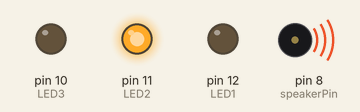
Simulated run of this sketch. Board: Arduino Uno, built with avr-gcc and run on an emulated ATmega328P. Shown: output pins drawn as LEDs (lit = HIGH), buzzer (waves = sounding). Random numbers use the default seed unless the sketch sets one.

Above: at 1.02 s.
At 2.9 s:
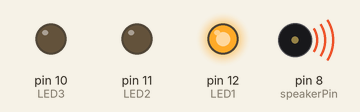
At 4.41 s:
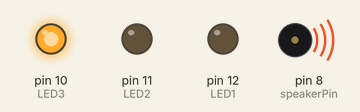
At 6.0 s:
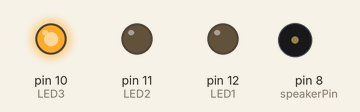
At 6.27 s:
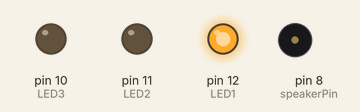
At 7.2 s:
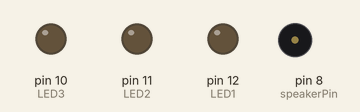
Timing chart, 0 to 8.9 s (numbered marks = the images above):
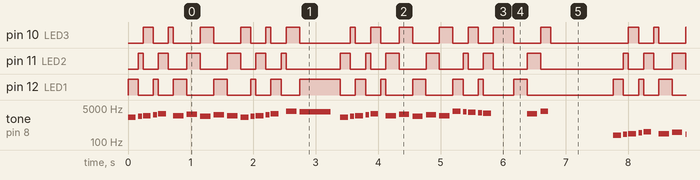

Measured:
- by itself, pin 10 (LED3), pin 11 (LED2), pin 12 (LED1): moves between LOW and HIGH, repeating every 7.8 s
- by itself, tone on pin 8 (speakerPin): plays 1760 Hz for 0.13 s, 1976 Hz for 0.06 s, 2093 Hz for 0.13 s, 2349 Hz for 0.06 s, 2637 Hz for 0.13 s, 2093 Hz for 0.17 s … (178 notes in this stretch)

The sketch:

tone.ino
```cpp
#include "pitches.h"

int LED1 = 12;
int LED2 = 11;
int LED3 = 10;
int melodyLength;
int lightNumber = 0;
int speakerPin = 8;

// notes in the melody:
int lowMelody[] = {
    NOTE_A2, NOTE_B2, NOTE_C3, NOTE_D3, NOTE_E3, 0, NOTE_C3, NOTE_DS3, NOTE_B2, NOTE_D3, NOTE_C3, NOTE_A2, NOTE_B2, NOTE_C3, NOTE_D3, NOTE_E3, 0, NOTE_A3, NOTE_GS3,
    NOTE_A2, NOTE_B2, NOTE_C3, NOTE_D3, NOTE_E3, 0, NOTE_C3, NOTE_DS3, NOTE_B2, NOTE_D3, NOTE_C3,
    NOTE_A3, NOTE_GS3, NOTE_G3, NOTE_FS3, NOTE_F3, 0, 0, NOTE_E3, NOTE_A3};

// notes in the melody:
int highMelody[] = {
    NOTE_A3, NOTE_B3, NOTE_C4, NOTE_D4, NOTE_E4, 0, NOTE_C4, NOTE_DS4, NOTE_B3, NOTE_D4, NOTE_C4, NOTE_A3, NOTE_B3, NOTE_C4, NOTE_D4, NOTE_E4, 0, NOTE_A4, NOTE_GS4,
    NOTE_A3, NOTE_B3, NOTE_C4, NOTE_D4, NOTE_E4, 0, NOTE_C4, NOTE_DS4, NOTE_B3, NOTE_D4, NOTE_C4,
    NOTE_A4, NOTE_GS4, NOTE_G4, NOTE_FS4, NOTE_F4, 0, 0, NOTE_E4, NOTE_A4};

// notes in the melody:
int superHighMelody[] = {
    NOTE_A4, NOTE_B4, NOTE_C5, NOTE_D5, NOTE_E5, 0, NOTE_C5, NOTE_DS5, NOTE_B4, NOTE_D5, NOTE_C5, NOTE_A4, NOTE_B4, NOTE_C5, NOTE_D5, NOTE_E5, 0, NOTE_A5, NOTE_GS5,
    NOTE_A4, NOTE_B4, NOTE_C5, NOTE_D5, NOTE_E5, 0, NOTE_C5, NOTE_DS5, NOTE_B4, NOTE_D5, NOTE_C5,
    NOTE_A5, NOTE_GS5, NOTE_G5, NOTE_FS5, NOTE_F5, 0, 0, NOTE_E5, NOTE_A5};

// notes in the melody:
int ultraHighMelody[] = {
    NOTE_A6, NOTE_B6, NOTE_C7, NOTE_D7, NOTE_E7, 0, NOTE_C7, NOTE_DS7, NOTE_B6, NOTE_D7, NOTE_C7, NOTE_A6, NOTE_B6, NOTE_C7, NOTE_D7, NOTE_E7, 0, NOTE_A7, NOTE_GS7,
    NOTE_A6, NOTE_B6, NOTE_C7, NOTE_D7, NOTE_E7, 0, NOTE_C7, NOTE_DS7, NOTE_B6, NOTE_D7, NOTE_C7,
    NOTE_A7, NOTE_GS7, NOTE_G7, NOTE_FS7, NOTE_F7, 0, 0, NOTE_E7, NOTE_A7};

// note durations: 4 = quarter note, 8 = eighth note, etc.:
int noteDurations[] = {
    8, 16, 8, 16, 8, 16, 6, 6, 6, 6, 6, 8, 16, 8, 16, 8, 16, 6, 2,
    8, 16, 8, 16, 8, 16, 6, 6, 6, 6, 6,
    8, 16, 8, 16, 8, 4, 6, 6, 8};

void setup()
{
  Serial.begin(9000);
  pinMode(LED1, OUTPUT);
  pinMode(LED2, OUTPUT);
  pinMode(LED3, OUTPUT);
  melodyLength = sizeof(noteDurations) / sizeof(int);
}

void loop()
{
  playRandomMelody();
}

void playMelody(int melody[])
{
  // iterate over the notes of the melody:
  for (int thisNote = 0; thisNote < melodyLength; thisNote++)
  {
    int light = nextLight();
    digitalWrite(light, HIGH);
    // to calculate the note duration, take one second divided by the note type.
    //e.g. quarter note = 1000 / 4, eighth note = 1000 / 8, etc.
    int noteDuration = 1000 / noteDurations[thisNote];
    tone(speakerPin, melody[thisNote], noteDuration);

    // to distinguish the notes, set a minimum time between them.
    // the note's duration + 30% seems to work well:
    int pauseBetweenNotes = noteDuration * 1.30;
    delay(pauseBetweenNotes);

    // stop the tone playing:
    noTone(speakerPin);
    digitalWrite(light, LOW);
    lightNumber++;
    if (lightNumber == 3)
    {
      lightNumber = 0;
    }
  }
}

// Plays one of the melodies defined above.
void playRandomMelody()
{
  int random = rand() % 4;
  switch (random)
  {
  case 0:
    playMelody(lowMelody);
    delay(1000);
    break;
  case 1:
    playMelody(highMelody);
    delay(1000);
    break;
  case 2:
    playMelody(superHighMelody);
    delay(1000);
    break;
  case 3:
    playMelody(ultraHighMelody);
    delay(1000);
    break;
  }
}

// chooses the next led in the sequence
int nextLight()
{
  switch (lightNumber)
  {
  case 0:
    return LED1;
  case 1:
    return LED2;
  case 2:
    return LED3;
  }
}
```

pitches.h
```cpp
/*************************************************
 * Public Constants for Arduino Tones
 *************************************************/
#define NOTE_B0  31
#define NOTE_C1  33
#define NOTE_CS1 35
#define NOTE_D1  37
#define NOTE_DS1 39
#define NOTE_E1  41
#define NOTE_F1  44
#define NOTE_FS1 46
#define NOTE_G1  49
#define NOTE_GS1 52
#define NOTE_A1  55
#define NOTE_AS1 58
#define NOTE_B1  62
#define NOTE_C2  65
#define NOTE_CS2 69
#define NOTE_D2  73
#define NOTE_DS2 78
#define NOTE_E2  82
#define NOTE_F2  87
#define NOTE_FS2 93
#define NOTE_G2  98
#define NOTE_GS2 104
#define NOTE_A2  110
#define NOTE_AS2 117
#define NOTE_B2  123
#define NOTE_C3  131
#define NOTE_CS3 139
#define NOTE_D3  147
#define NOTE_DS3 156
#define NOTE_E3  165
#define NOTE_F3  175
#define NOTE_FS3 185
#define NOTE_G3  196
#define NOTE_GS3 208
#define NOTE_A3  220
#define NOTE_AS3 233
#define NOTE_B3  247
#define NOTE_C4  262
#define NOTE_CS4 277
#define NOTE_D4  294
#define NOTE_DS4 311
#define NOTE_E4  330
#define NOTE_F4  349
#define NOTE_FS4 370
#define NOTE_G4  392
#define NOTE_GS4 415
#define NOTE_A4  440
#define NOTE_AS4 466
#define NOTE_B4  494
#define NOTE_C5  523
#define NOTE_CS5 554
#define NOTE_D5  587
#define NOTE_DS5 622
#define NOTE_E5  659
#define NOTE_F5  698
#define NOTE_FS5 740
#define NOTE_G5  784
#define NOTE_GS5 831
#define NOTE_A5  880
#define NOTE_AS5 932
#define NOTE_B5  988
#define NOTE_C6  1047
#define NOTE_CS6 1109
#define NOTE_D6  1175
#define NOTE_DS6 1245
#define NOTE_E6  1319
#define NOTE_F6  1397
#define NOTE_FS6 1480
#define NOTE_G6  1568
#define NOTE_GS6 1661
#define NOTE_A6  1760
#define NOTE_AS6 1865
#define NOTE_B6  1976
#define NOTE_C7  2093
#define NOTE_CS7 2217
#define NOTE_D7  2349
#define NOTE_DS7 2489
#define NOTE_E7  2637
#define NOTE_F7  2794
#define NOTE_FS7 2960
#define NOTE_G7  3136
#define NOTE_GS7 3322
#define NOTE_A7  3520
#define NOTE_AS7 3729
#define NOTE_B7  3951
#define NOTE_C8  4186
#define NOTE_CS8 4435
#define NOTE_D8  4699
#define NOTE_DS8 4978
```
